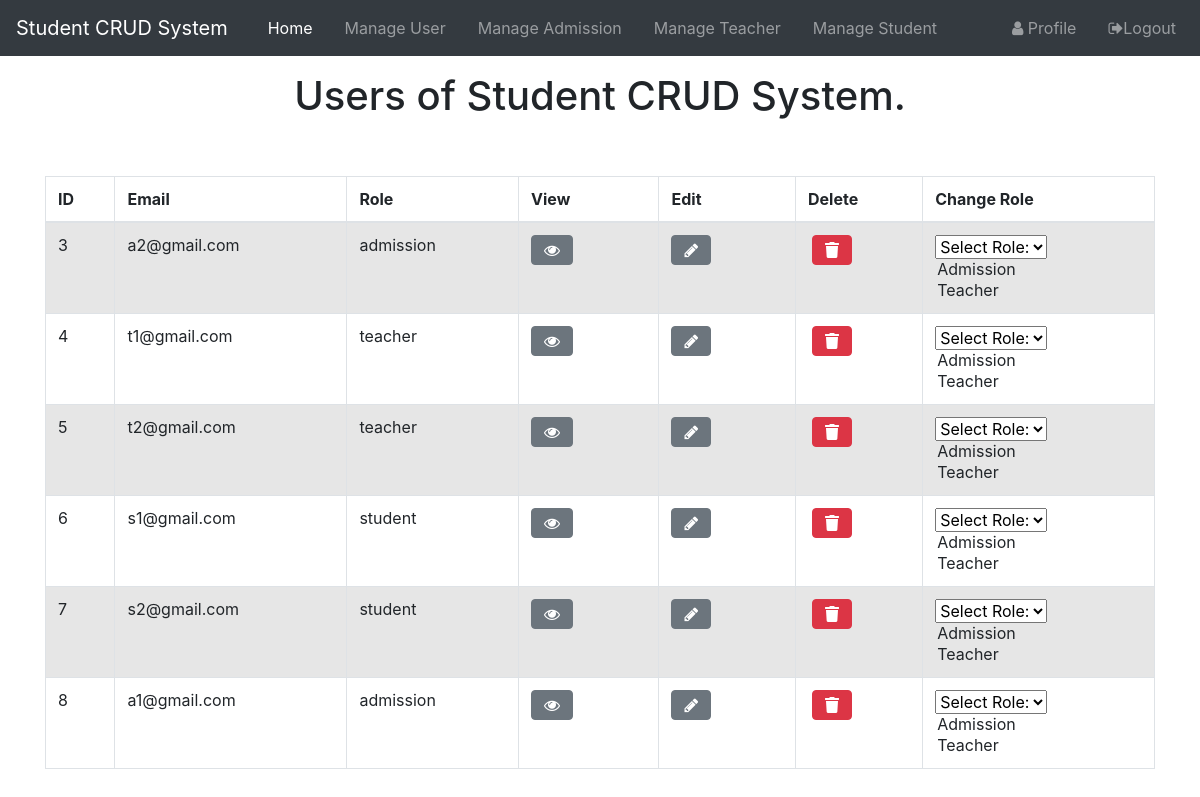
/rough.php (signed in), run on the app's committed database.
### tables this page shows
CREATE TABLE `users` (
  `id` int(100) NOT NULL,
  `rollno` int(100) NOT NULL,
  `email` varchar(255) NOT NULL,
  `password` varchar(255) NOT NULL,
  `role` enum('student','teacher','admin','admission','user') NOT NULL DEFAULT 'user',
  `userimage` varchar(255) NOT NULL,
  `name` varchar(255) NOT NULL,
  `class` enum('','1','2','3','4','5','6','7','8','9','10','11','12') NOT NULL,
  `section` enum('','A','B','C') NOT NULL,
  `subject` enum('Physics','Math','Chemistry','English','Hindi') NOT NULL,
  `country` varchar(255) NOT NULL,
  `state` varchar(255) NOT NULL,
  `city` varchar(255) NOT NULL
);

### rough.php (the view, shortened to what this page needs)
<?php
    include 'scriptandlinks.php';
?>
<!DOCTYPE html>
<html>
    <head>
    	<link href="https://cdn.jsdelivr.net/npm/bootstrap@5.2.0-beta1/dist/css/bootstrap.min.css" rel="stylesheet">
    </head>
    <body>
        <?php
        include 'navbar.php';
        require 'db.php';
        ?>
        <div class="container">
            <h1 class="mt-3 text-center">Users of Student CRUD System.</h1>
        </div>
        <br><br>
        <div class="container">
            <?php
                $sql = "SELECT * from users WHERE role!='admin' ORDER by id ASC;";
                $res = mysqli_query($con,$sql);
                if($res){
                    if(mysqli_num_rows($res)>0){
                        echo '<table class="table table-bordered table-striped">';
                        echo "<thead>";
                            echo "<tr>";
                                echo "<th>ID</th>";
                                echo "<th>Email</th>";
                                echo "<th>Role</th>";
                                echo "<th>View</th>";
                                echo "<th>Edit</th>";
                                echo "<th>Delete</th>";
                                echo "<th>Change Role</th>";
                            echo "</tr>";
                        echo "</thead>";
                        echo "<tbody>";
                        while($row = mysqli_fetch_array($res)){
                            echo "<tr>";
						        echo "<td>" . $row['id'] . "</td>";
						        echo "<td>" . $row['email'] . "</td>";
						        echo "<td>" . $row['role'] . "</td>";
                                echo "<td>";
        						echo '<a href="read.php?id='. $row['id'] .'" class="mr-3 btn btn-secondary" title="View Details" data-toggle="tooltip"><span class="fa fa-eye"></span></a></td>';
                                echo "<td>";
        						echo '<a href="update.php?id='. $row['id'] .'" class="mr-3 btn btn-secondary" title="Update Details" data-toggle="tooltip"><span class="fa fa-pencil"></span></a></td>';
                                echo "<td>";
                                echo '<a href="javascript:void(0)" title="Change Status" class="delete_btn_ajax btn btn-danger ms-1" data-toggle="tooltip"><span class="fas fa-trash"></span></a>';
                                echo '</td>';
                                echo '<td>';
                                echo '<select>';
                                echo '<option value="">Select Role:</option>';
                                echo '<option value="admission"><a href="javascript:void(0)" title="Change Status" class="admission_btn_ajax" data-toggle="tooltip">Admission</a><input type="hidden" class="admission_id_value" value="'.$row["id"].'"></option>';
                                echo '<option value="teacher"><a href="javascript:void(0)" title="Change Status" class="teacher_btn_ajax" data-toggle="tooltip">Teacher</a><input type="hidden" class="teacher_id_value" value="'.$row["id"].'"></option>';
                                echo '</select>';
                                echo '</td>';
                            echo "</tr>";
                        }
                    echo "</tbody>";
                    echo "</table>";
                    }
                    else{
                        echo '<div class="alert alert-danger">
                                No Record were Found.
                            </div>';
                    }
                }
                else{
                    echo 'OOPs! something went wrong. please try again later.';
                 }
            ?>
        </div>
    </body>
</html>

### data on the page
users: id "3", email "a2@gmail.com", role "admission"
users: id "4", email "t1@gmail.com", role "teacher"
users: id "5", email "t2@gmail.com", role "teacher"
users: id "6", email "s1@gmail.com", role "student"
users: id "7", email "s2@gmail.com", role "student"
users: id "8", email "a1@gmail.com", role "admission"
